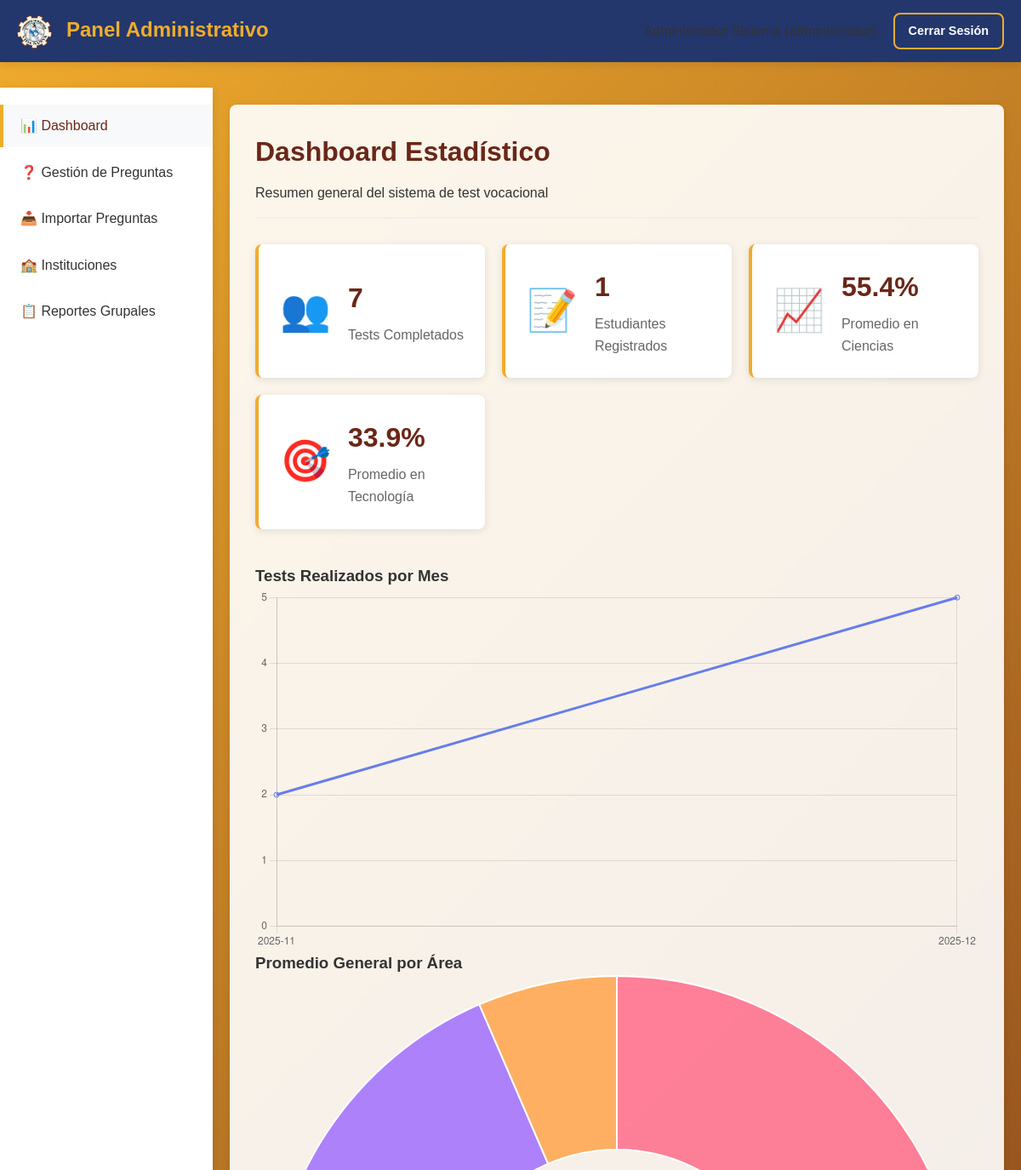
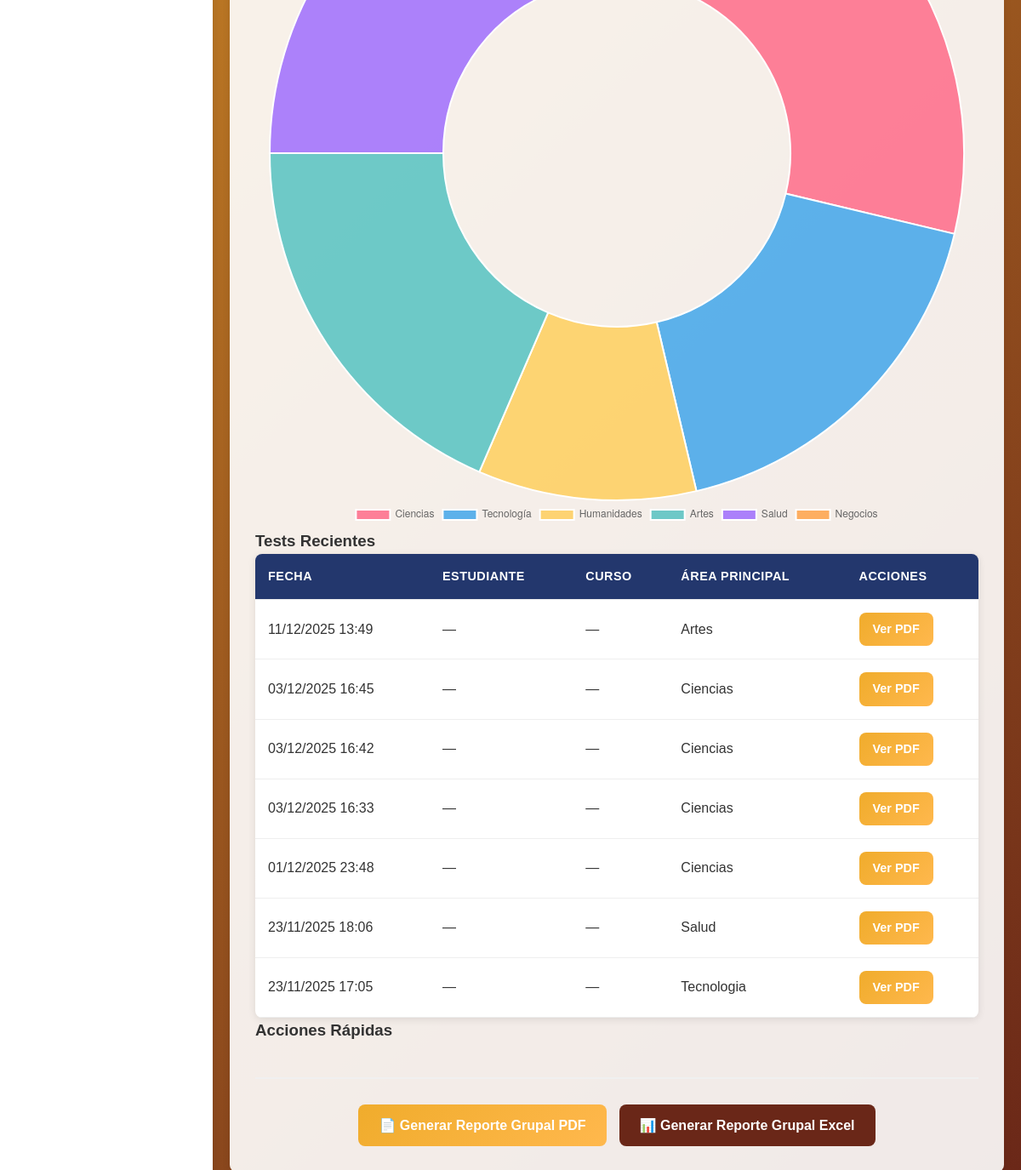
Page /admin (signed in) on the committed database (2 pictures, top to bottom).
### tables this page shows
CREATE TABLE IF NOT EXISTS `resultados_test` (
  `id` int NOT NULL AUTO_INCREMENT,
  `usuario_id` int NOT NULL,
  `fecha_test` timestamp NULL DEFAULT CURRENT_TIMESTAMP,
  `puntajes_json` text NOT NULL,
  `created_at` timestamp NULL DEFAULT CURRENT_TIMESTAMP,
  PRIMARY KEY (`id`),
  KEY `idx_usuario_fecha` (`usuario_id`,`fecha_test`),
  CONSTRAINT `resultados_test_ibfk_1` FOREIGN KEY (`usuario_id`) REFERENCES `usuarios` (`id`) ON DELETE CASCADE
);

### controllers/AdminController.php (called while the page is built, shortened)
<?php
class AdminController {
    private $userModel;
    private $testModel;
    public function __construct() {
        $this->userModel = new User();
        $this->testModel = new VocationalTest();
    }
    public function index() {
        $stats = $this->testModel->getStatistics();
        $recentTests = $this->testModel->findAll([], 'fecha_test DESC LIMIT 10');
        $students = $this->userModel->getStudentsByCourse();
        require_once 'views/admin_dashboard.php';
    }
}
?>

### config/database.php (called while the page is built)
<?php
class Database {
    private static $instance = null;
    private $connection;
    private function __construct() {
        try {
            $this->connection = new PDO(
                "mysql:host=" . DB_HOST . ";dbname=" . DB_NAME . ";charset=utf8mb4",
                DB_USER,
                DB_PASS,
                [
                    PDO::ATTR_ERRMODE => PDO::ERRMODE_EXCEPTION,
                    PDO::ATTR_DEFAULT_FETCH_MODE => PDO::FETCH_ASSOC,
                    PDO::ATTR_EMULATE_PREPARES => false,
                ]
            );
        } catch (PDOException $e) {
            die("Connection failed: " . $e->getMessage());
        }
    }
    public static function getInstance() {
        if (self::$instance === null) {
            self::$instance = new self();
        }
        return self::$instance;
    }
    public function getConnection() {
        return $this->connection;
    }
}
?>

### models/BaseModel.php (called while the page is built, shortened)
<?php
abstract class BaseModel {
    protected $db;
    protected $table;
    public function __construct() {
        $this->db = Database::getInstance()->getConnection();
    }
    public function findAll($conditions = [], $orderBy = '') {
        $sql = "SELECT * FROM {$this->table}";
        $params = [];
        if ($orderBy) {
            $sql .= " ORDER BY $orderBy";
        }
        $stmt = $this->db->prepare($sql);
        $stmt->execute($params);
        return $stmt->fetchAll();
    }
}
?>

### models/VocationalTest.php (called while the page is built, shortened)
<?php
class VocationalTest extends BaseModel
{
    protected $table = 'resultados_test';
    public function getStatistics()
    {
        $stats = [];
        $stmt = $this->db->query("SELECT COUNT(*) as total FROM {$this->table}");
        $stats['total_tests'] = $stmt->fetch()['total'];
        $stmt = $this->db->query("
            SELECT DATE_FORMAT(fecha_test, '%Y-%m') as mes, COUNT(*) as cantidad
            FROM {$this->table}
            WHERE fecha_test >= DATE_SUB(NOW(), INTERVAL 12 MONTH)
            GROUP BY mes
            ORDER BY mes
        ");
        $stats['tests_by_month'] = $stmt->fetchAll();
        $sql = <<<SQL
SELECT
    AVG(LEAST(IFNULL(JSON_EXTRACT(puntajes_json, '$.ciencias.porcentaje')+0, 0), 100)) AS ciencias,
    AVG(LEAST(IFNULL(JSON_EXTRACT(puntajes_json, '$.tecnologia.porcentaje')+0, 0), 100)) AS tecnologia,
    AVG(LEAST(IFNULL(JSON_EXTRACT(puntajes_json, '$.humanidades.porcentaje')+0, 0), 100)) AS humanidades,
    AVG(LEAST(IFNULL(JSON_EXTRACT(puntajes_json, '$.artes.porcentaje')+0, 0), 100)) AS artes,
    AVG(LEAST(IFNULL(JSON_EXTRACT(puntajes_json, '$.salud.porcentaje')+0, 0), 100)) AS salud,
    AVG(LEAST(IFNULL(JSON_EXTRACT(puntajes_json, '$.negocios.porcentaje')+0, 0), 100)) AS negocios
FROM {$this->table}
SQL;
        $stmt = $this->db->query($sql);
        $stats['average_scores'] = $stmt->fetch();
        return $stats;
    }
}
?>

### models/User.php (called while the page is built, shortened)
<?php
class User extends BaseModel
{
    protected $table = 'usuarios';
    public function getStudentsByCourse($course = null)
    {
        $sql = "SELECT * FROM {$this->table} WHERE rol = 'estudiante'";
        $params = [];
        $sql .= " ORDER BY apellido, nombre";
        $stmt = $this->db->prepare($sql);
        $stmt->execute($params);
        return $stmt->fetchAll();
    }
}

### views/admin_dashboard.php (the view, shortened to what this page needs)
<!DOCTYPE html>
<html lang="es">
<head>
    <link rel="stylesheet" href="/test-vocacional/assets/css/styles.css">
</head>
<body>
    <nav class="navbar">
        <div class="nav-container">
            <div class="nav-brand">
                <img src="/test-vocacional/assets/img/logoTUVN.png" alt="Logo TUVN"
                    style="height: 40px; margin-right: 10px; vertical-align: middle;">
                Panel Administrativo
            </div>
            <div class="nav-menu">
                <span><?= htmlspecialchars($_SESSION['user_name']) ?> (<?= $_SESSION['user_role'] ?>)</span>
                <a href="/test-vocacional/logout" class="btn btn-sm btn-outline">Cerrar Sesión</a>
            </div>
        </div>
    </nav>
    <div class="admin-container">
        <aside class="admin-sidebar">
            <ul class="sidebar-menu">
                <li><a href="/test-vocacional/admin" class="active">📊 Dashboard</a></li>
                <li><a href="/test-vocacional/admin/questions">❓ Gestión de Preguntas</a></li>
                <?php if (in_array($_SESSION['user_role'], ['administrador', 'dece'])): ?>
                    <?php if ($_SESSION['user_role'] === 'administrador'): ?>
                        <li><a href="/test-vocacional/admin/questions/import">📥 Importar Preguntas</a></li>
                    <?php endif; ?>
                    <li><a href="/test-vocacional/admin/institutions">🏫 Instituciones</a></li>
                <?php endif; ?>
                <li><a href="/test-vocacional/admin/reports/group">📋 Reportes Grupales</a></li>
            </ul>
        </aside>
        <main class="admin-main">
            <div class="admin-header">
                <h1>Dashboard Estadístico</h1>
                <p>Resumen general del sistema de test vocacional</p>
            </div>
            <div class="stats-grid">
                <div class="stat-card">
                    <div class="stat-icon">👥</div>
                    <div class="stat-content">
                        <h3><?= $stats['total_tests'] ?></h3>
                        <p>Tests Completados</p>
                    </div>
                </div>
                <div class="stat-card">
                    <div class="stat-icon">📝</div>
                    <div class="stat-content">
                        <h3><?= count($students) ?></h3>
                        <p>Estudiantes Registrados</p>
                    </div>
                </div>
                <div class="stat-card">
                    <div class="stat-icon">📈</div>
                    <div class="stat-content">
                        <h3><?= round($stats['average_scores']['ciencias'] ?? 0, 1) ?>%</h3>
                        <p>Promedio en Ciencias</p>
                    </div>
                </div>
                <div class="stat-card">
                    <div class="stat-icon">🎯</div>
                    <div class="stat-content">
                        <h3><?= round($stats['average_scores']['tecnologia'] ?? 0, 1) ?>%</h3>
                        <p>Promedio en Tecnología</p>
                    </div>
                </div>
            </div>
            <?php
            $avgRaw = $stats['average_scores'] ?? [];
            $avgScores = [
                'ciencias' => isset($avgRaw['ciencias']) ? round((float) $avgRaw['ciencias'], 1) : 0.0,
                'tecnologia' => isset($avgRaw['tecnologia']) ? round((float) $avgRaw['tecnologia'], 1) : 0.0,
                'humanidades' => isset($avgRaw['humanidades']) ? round((float) $avgRaw['humanidades'], 1) : 0.0,
                'artes' => isset($avgRaw['artes']) ? round((float) $avgRaw['artes'], 1) : 0.0,
                'salud' => isset($avgRaw['salud']) ? round((float) $avgRaw['salud'], 1) : 0.0,
                'negocios' => isset($avgRaw['negocios']) ? round((float) $avgRaw['negocios'], 1) : 0.0,
            ];
            ?>
            <div class="charts-section">
                <div class="chart-container">
                    <h3>Tests Realizados por Mes</h3>
                    <canvas id="monthlyChart"></canvas>
                </div>
                <div class="chart-container">
                    <h3>Promedio General por Área</h3>
                    <canvas id="areasChart"></canvas>
                </div>
            </div>
            <div class="recent-tests-section">
                <h3>Tests Recientes</h3>
                <div class="table-responsive">
                    <table class="admin-table">
                        <thead>
                            <tr>
                                <th>Fecha</th>
                                <th>Estudiante</th>
                                <th>Curso</th>
                                <th>Área Principal</th>
                                <th>Acciones</th>
                            </tr>
                        </thead>
                        <tbody>
                            <?php foreach ($recentTests as $test):
                                $scores = json_decode($test['puntajes_json'], true);
                                $mainArea = 'N/A';
                                if (is_array($scores) && !empty($scores)) {
                                    $maxPct = -INF;
                                    foreach ($scores as $areaKey => $areaData) {
                                        $pct = 0;
                                        if (is_array($areaData) && isset($areaData['porcentaje'])) {
                                            $pct = (float) $areaData['porcentaje'];
                                        } elseif (is_numeric($areaData)) {
                                            $pct = (float) $areaData;
                                        }
                                        if ($pct > $maxPct) {
                                            $maxPct = $pct;
                                            $mainArea = $areaKey;
                                        }
                                    }
                                }
                                $studentName = trim((string) ($test['nombre'] ?? '') . ' ' . (string) ($test['apellido'] ?? ''));
                                if ($studentName === '')
                                    $studentName = '—';
                                $curso = (string) ($test['curso'] ?? '—');
                                ?>
                                <tr>
                                    <td><?= date('d/m/Y H:i', strtotime($test['fecha_test'])) ?></td>
                                    <td><?= htmlspecialchars($studentName) ?></td>
                                    <td><?= htmlspecialchars($curso) ?></td>
                                    <td><?= htmlspecialchars(ucfirst((string) $mainArea)) ?></td>
                                    <td>
                                        <a href="/test-vocacional/admin/reports/individual?student_id=<?= htmlspecialchars($test['usuario_id']) ?>"
                                            class="btn btn-sm btn-primary" target="_blank">Ver PDF</a>
                                    </td>
                                </tr>
                            <?php endforeach; ?>
                        </tbody>
                    </table>
                </div>
            </div>
            <div class="quick-actions">
                <h3>Acciones Rápidas</h3>
                <div class="action-buttons">
                    <a href="/test-vocacional/admin/reports/group?format=pdf" class="btn btn-primary">
                        📄 Generar Reporte Grupal PDF
                    </a>
                    <a href="/test-vocacional/admin/reports/group?format=excel" class="btn btn-secondary">
                        📊 Generar Reporte Grupal Excel
                    </a>
                </div>
            </div>
        </main>
    </div>
    <script>
        // Monthly Chart
        const monthlyCtx = document.getElementById('monthlyChart').getContext('2d');
        const monthlyData = <?= json_encode($stats['tests_by_month']) ?>;
        new Chart(monthlyCtx, {
            type: 'line',
            data: {
                labels: monthlyData.map(item => item.mes),
                datasets: [{
                    label: 'Tests realizados',
                    data: monthlyData.map(item => parseInt(item.cantidad)),
                    borderColor: 'rgba(102, 126, 234, 1)',
                    backgroundColor: 'rgba(102, 126, 234, 0.1)',
                    tension: 0.4
                }]
            },
            options: {
                responsive: true,
                plugins: {
                    legend: {
                        display: false
                    }
                },
                scales: {
                    y: {
                        beginAtZero: true,
                        ticks: {
                            stepSize: 1
                        }
                    }
                }
            }
        });
        // Areas Chart
        const areasCtx = document.getElementById('areasChart').getContext('2d');
        new Chart(areasCtx, {
            type: 'doughnut',
            data: {
                labels: ['Ciencias', 'Tecnología', 'Humanidades', 'Artes', 'Salud', 'Negocios'],
                datasets: [{
                    data: [
                        <?= $avgScores['ciencias'] ?>,
                        <?= $avgScores['tecnologia'] ?>,
                        <?= $avgScores['humanidades'] ?>,
                        <?= $avgScores['artes'] ?>,
                        <?= $avgScores['salud'] ?>,
                        <?= $avgScores['negocios'] ?>
                    ],
                    backgroundColor: [
                        'rgba(255, 99, 132, 0.8)',
                        'rgba(54, 162, 235, 0.8)',
                        'rgba(255, 206, 86, 0.8)',
                        'rgba(75, 192, 192, 0.8)',
                        'rgba(153, 102, 255, 0.8)',
                        'rgba(255, 159, 64, 0.8)'
                    ]
                }]
            },
            options: {
                responsive: true,
                plugins: {
                    legend: {
                        position: 'bottom'
                    }
                }
            }
        });
    </script>
</body>
</html>

### rows in the picture
resultados_test: fecha_test "11/12/2025 13:49", studentName "—", curso "—", mainArea "Artes"
resultados_test: fecha_test "03/12/2025 16:45", studentName "—", curso "—", mainArea "Ciencias"
resultados_test: fecha_test "03/12/2025 16:42", studentName "—", curso "—", mainArea "Ciencias"
resultados_test: fecha_test "03/12/2025 16:33", studentName "—", curso "—", mainArea "Ciencias"
resultados_test: fecha_test "01/12/2025 23:48", studentName "—", curso "—", mainArea "Ciencias"
resultados_test: fecha_test "23/11/2025 18:06", studentName "—", curso "—", mainArea "Salud"
resultados_test: fecha_test "23/11/2025 17:05", studentName "—", curso "—", mainArea "Tecnologia"

### other values in the picture
$stats['total_tests'] "7"
count($students) "1"
$stats['average_scores']['ciencias'] "55.4"
$stats['average_scores']['tecnologia'] "33.9"
chart data {{ json_encode($stats['tests_by_month']) }} [{"mes":"2025-11","cantidad":2},{"mes":"2025-12","cantidad":5}]
chart data {{ $avgScores['ciencias'] }} 55.4
chart data {{ $avgScores['tecnologia'] }} 33.9
chart data {{ $avgScores['humanidades'] }} 19.6
